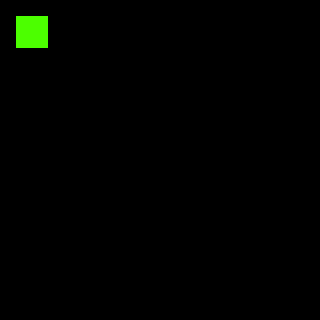

Rendered tile map (Tiled .tmx) drawn with the repository's tilesets; below, a short description and the full map source, tile grids included:
An orthogonal 20x20 tile map with 16x16 px tiles, 3 tile layers (regions, input_set, output_set), 4 tilesets.

<map version="1.0" orientation="orthogonal" renderorder="right-down" width="20" height="20" tilewidth="16" tileheight="16" nextobjectid="2">
 <properties>
  <property name="NoOverlappingRules" value="true" />
 </properties>
 <tileset firstgid="1" name="rules_ersin_forest" tilewidth="16" tileheight="16" tilecount="35" columns="7">
  <image source="../tilesets/rules_ersin_forest.png" width="120" height="90" />
 </tileset>
 <tileset firstgid="36" source="../tilesets/outside_a1.tsx" />
 <tileset firstgid="804" name="outside_a2" tilewidth="16" tileheight="16" tilecount="768" columns="32">
  <image source="../tilesets/outside_a2.png" width="512" height="384" />
 </tileset>
 <tileset firstgid="1572" name="outside_a4" tilewidth="16" tileheight="16" tilecount="960" columns="32">
  <image source="../tilesets/outside_a4.png" width="512" height="480" />
 </tileset>
 <layer name="regions" width="20" height="20">
  <data encoding="csv">
0,0,0,0,0,0,0,0,0,0,0,0,0,0,0,0,0,0,0,0,
0,1,1,0,0,0,0,0,0,0,0,0,0,0,0,0,0,0,0,0,
0,1,1,0,0,0,0,0,0,0,0,0,0,0,0,0,0,0,0,0,
0,0,0,0,0,0,0,0,0,0,0,0,0,0,0,0,0,0,0,0,
0,0,0,0,0,0,0,0,0,0,0,0,0,0,0,0,0,0,0,0,
0,0,0,0,0,0,0,0,0,0,0,0,0,0,0,0,0,0,0,0,
0,0,0,0,0,0,0,0,0,0,0,0,0,0,0,0,0,0,0,0,
0,0,0,0,0,0,0,0,0,0,0,0,0,0,0,0,0,0,0,0,
0,0,0,0,0,0,0,0,0,0,0,0,0,0,0,0,0,0,0,0,
0,0,0,0,0,0,0,0,0,0,0,0,0,0,0,0,0,0,0,0,
0,0,0,0,0,0,0,0,0,0,0,0,0,0,0,0,0,0,0,0,
0,0,0,0,0,0,0,0,0,0,0,0,0,0,0,0,0,0,0,0,
0,0,0,0,0,0,0,0,0,0,0,0,0,0,0,0,0,0,0,0,
0,0,0,0,0,0,0,0,0,0,0,0,0,0,0,0,0,0,0,0,
0,0,0,0,0,0,0,0,0,0,0,0,0,0,0,0,0,0,0,0,
0,0,0,0,0,0,0,0,0,0,0,0,0,0,0,0,0,0,0,0,
0,0,0,0,0,0,0,0,0,0,0,0,0,0,0,0,0,0,0,0,
0,0,0,0,0,0,0,0,0,0,0,0,0,0,0,0,0,0,0,0,
0,0,0,0,0,0,0,0,0,0,0,0,0,0,0,0,0,0,0,0,
0,0,0,0,0,0,0,0,0,0,0,0,0,0,0,0,0,0,0,0
</data>
 </layer>
 <layer name="input_set" width="20" height="20">
  <data encoding="csv">
0,0,0,0,0,0,0,0,0,0,0,0,0,0,0,0,0,0,0,0,
0,24,24,0,0,0,0,0,0,0,0,0,0,0,0,0,0,0,0,0,
0,24,24,0,0,0,0,0,0,0,0,0,0,0,0,0,0,0,0,0,
0,0,0,0,0,0,0,0,0,0,0,0,0,0,0,0,0,0,0,0,
0,0,0,0,0,0,0,0,0,0,0,0,0,0,0,0,0,0,0,0,
0,0,0,0,0,0,0,0,0,0,0,0,0,0,0,0,0,0,0,0,
0,0,0,0,0,0,0,0,0,0,0,0,0,0,0,0,0,0,0,0,
0,0,0,0,0,0,0,0,0,0,0,0,0,0,0,0,0,0,0,0,
0,0,0,0,0,0,0,0,0,0,0,0,0,0,0,0,0,0,0,0,
0,0,0,0,0,0,0,0,0,0,0,0,0,0,0,0,0,0,0,0,
0,0,0,0,0,0,0,0,0,0,0,0,0,0,0,0,0,0,0,0,
0,0,0,0,0,0,0,0,0,0,0,0,0,0,0,0,0,0,0,0,
0,0,0,0,0,0,0,0,0,0,0,0,0,0,0,0,0,0,0,0,
0,0,0,0,0,0,0,0,0,0,0,0,0,0,0,0,0,0,0,0,
0,0,0,0,0,0,0,0,0,0,0,0,0,0,0,0,0,0,0,0,
0,0,0,0,0,0,0,0,0,0,0,0,0,0,0,0,0,0,0,0,
0,0,0,0,0,0,0,0,0,0,0,0,0,0,0,0,0,0,0,0,
0,0,0,0,0,0,0,0,0,0,0,0,0,0,0,0,0,0,0,0,
0,0,0,0,0,0,0,0,0,0,0,0,0,0,0,0,0,0,0,0,
0,0,0,0,0,0,0,0,0,0,0,0,0,0,0,0,0,0,0,0
</data>
 </layer>
 <layer name="output_set" width="20" height="20">
  <data encoding="csv">
0,0,0,0,0,0,0,0,0,0,0,0,0,0,0,0,0,0,0,0,
0,3,3,0,0,0,0,0,0,0,0,0,0,0,0,0,0,0,0,0,
0,3,3,0,0,0,0,0,0,0,0,0,0,0,0,0,0,0,0,0,
0,0,0,0,0,0,0,0,0,0,0,0,0,0,0,0,0,0,0,0,
0,0,0,0,0,0,0,0,0,0,0,0,0,0,0,0,0,0,0,0,
0,0,0,0,0,0,0,0,0,0,0,0,0,0,0,0,0,0,0,0,
0,0,0,0,0,0,0,0,0,0,0,0,0,0,0,0,0,0,0,0,
0,0,0,0,0,0,0,0,0,0,0,0,0,0,0,0,0,0,0,0,
0,0,0,0,0,0,0,0,0,0,0,0,0,0,0,0,0,0,0,0,
0,0,0,0,0,0,0,0,0,0,0,0,0,0,0,0,0,0,0,0,
0,0,0,0,0,0,0,0,0,0,0,0,0,0,0,0,0,0,0,0,
0,0,0,0,0,0,0,0,0,0,0,0,0,0,0,0,0,0,0,0,
0,0,0,0,0,0,0,0,0,0,0,0,0,0,0,0,0,0,0,0,
0,0,0,0,0,0,0,0,0,0,0,0,0,0,0,0,0,0,0,0,
0,0,0,0,0,0,0,0,0,0,0,0,0,0,0,0,0,0,0,0,
0,0,0,0,0,0,0,0,0,0,0,0,0,0,0,0,0,0,0,0,
0,0,0,0,0,0,0,0,0,0,0,0,0,0,0,0,0,0,0,0,
0,0,0,0,0,0,0,0,0,0,0,0,0,0,0,0,0,0,0,0,
0,0,0,0,0,0,0,0,0,0,0,0,0,0,0,0,0,0,0,0,
0,0,0,0,0,0,0,0,0,0,0,0,0,0,0,0,0,0,0,0
</data>
 </layer>
</map>
